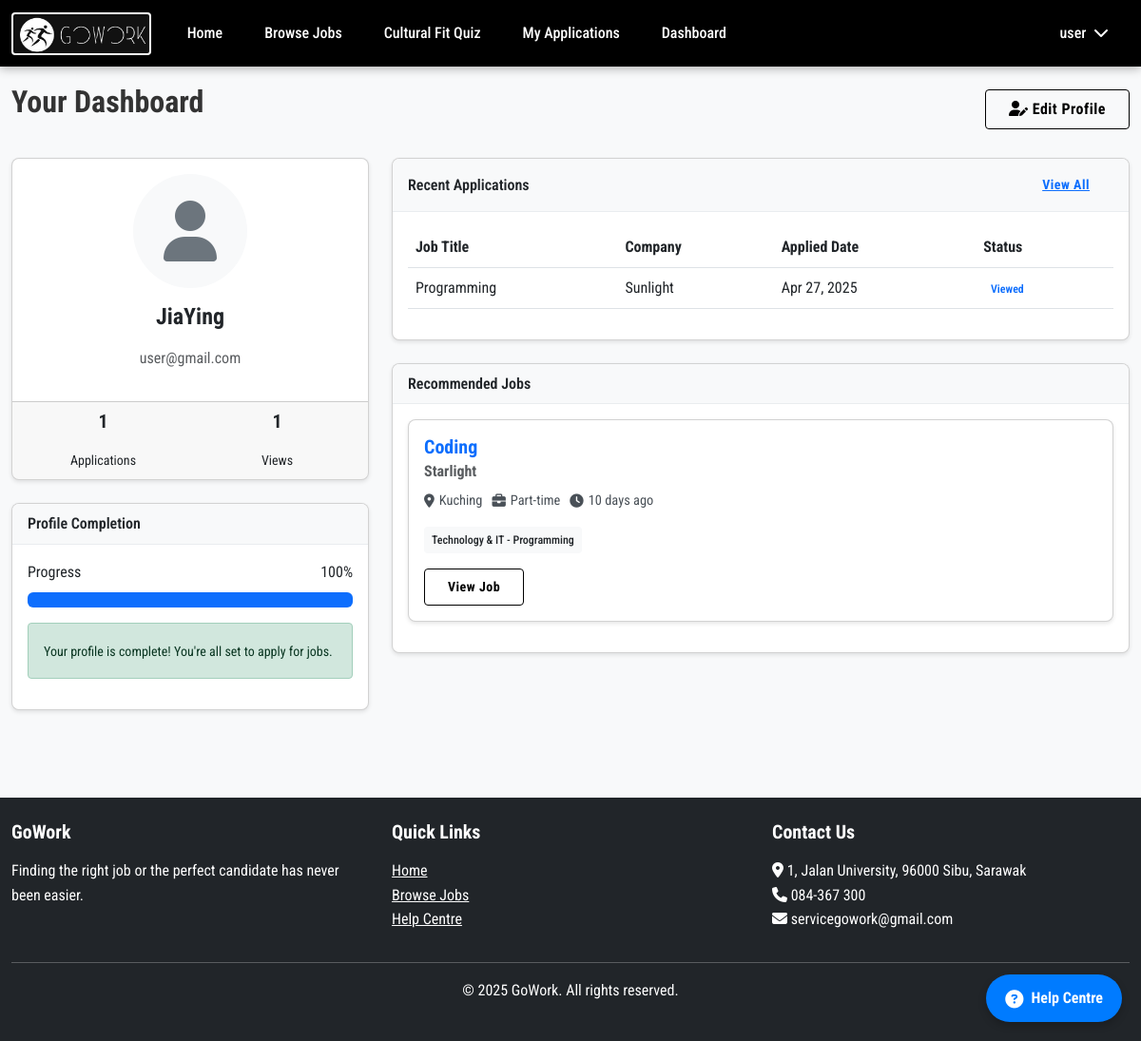
The app's page /pages/user/dashboard.php (signed in) with its own data.
### tables this page shows
CREATE TABLE `users` (
  `user_id` int(11) NOT NULL,
  `username` varchar(50) NOT NULL,
  `email` varchar(100) NOT NULL,
  `password` varchar(255) NOT NULL,
  `profile_picture` varchar(255) DEFAULT NULL,
  `user_type` int(11) NOT NULL,
  `created_at` timestamp NOT NULL DEFAULT current_timestamp(),
  `updated_at` timestamp NOT NULL DEFAULT current_timestamp() ON UPDATE current_timestamp()
);

CREATE TABLE `user_profiles` (
  `profile_id` int(11) NOT NULL,
  `user_id` int(11) NOT NULL,
  `full_name` varchar(100) DEFAULT NULL,
  `phone` varchar(20) DEFAULT NULL,
  `address` varchar(255) DEFAULT NULL,
  `city` varchar(50) DEFAULT NULL,
  `state` varchar(50) DEFAULT NULL,
  `country` varchar(50) DEFAULT NULL,
  `resume_path` varchar(255) DEFAULT NULL,
  `education` text DEFAULT NULL,
  `institution` varchar(255) DEFAULT NULL,
  `completion_status` varchar(50) DEFAULT NULL,
  `education_highlights` text DEFAULT NULL,
  `skills` text DEFAULT NULL,
  `last_updated` timestamp NOT NULL DEFAULT current_timestamp() ON UPDATE current_timestamp()
);

CREATE TABLE `applications` (
  `application_id` int(11) NOT NULL,
  `job_id` int(11) NOT NULL,
  `user_id` int(11) NOT NULL,
  `applied_date` timestamp NOT NULL DEFAULT current_timestamp(),
  `status` varchar(20) NOT NULL DEFAULT 'Pending',
  `resume_path` varchar(255) DEFAULT NULL,
  `is_hidden_from_user` tinyint(1) NOT NULL DEFAULT 0,
  `created_at` timestamp NOT NULL DEFAULT current_timestamp()
);

CREATE TABLE `jobs` (
  `job_id` int(11) NOT NULL,
  `company_id` int(11) NOT NULL,
  `job_title` varchar(100) NOT NULL,
  `description` text NOT NULL,
  `salary_min` decimal(10,2) DEFAULT NULL,
  `salary_max` decimal(10,2) DEFAULT NULL,
  `location` varchar(100) NOT NULL,
  `requirements` text DEFAULT NULL,
  `job_type` varchar(50) NOT NULL,
  `categories` text DEFAULT NULL,
  `posted_date` timestamp NOT NULL DEFAULT current_timestamp(),
  `is_active` tinyint(1) DEFAULT 1,
  `state` varchar(50) DEFAULT NULL,
  `region` varchar(100) DEFAULT NULL,
  `category` varchar(100) DEFAULT NULL,
  `skills` text DEFAULT NULL
);

CREATE TABLE `companies` (
  `company_id` int(11) NOT NULL,
  `user_id` int(11) NOT NULL,
  `company_name` varchar(100) NOT NULL,
  `description` text DEFAULT NULL,
  `company_culture` text DEFAULT NULL,
  `contact_number` varchar(20) DEFAULT NULL,
  `address` varchar(255) DEFAULT NULL,
  `city` varchar(50) DEFAULT NULL,
  `state` varchar(50) DEFAULT NULL,
  `country` varchar(50) DEFAULT NULL,
  `license_path` varchar(255) DEFAULT NULL,
  `license_status` enum('Pending','Approved','Not Approved') DEFAULT 'Pending',
  `created_at` timestamp NOT NULL DEFAULT current_timestamp(),
  `updated_at` timestamp NOT NULL DEFAULT current_timestamp() ON UPDATE current_timestamp()
);

### pages/user/dashboard.php (the view, shortened to what the rows shown need)
<?php
require_once '../../includes/database.php';
require_once '../../includes/functions.php';
$user = getCurrentUser();
$userProfile = getUserProfile($user['user_id']);
$applications = getApplicationsByUser($user['user_id']);
$appliedJobIds = [];
foreach ($applications as $application) {
    $appliedJobIds[] = $application['job_id'];
}
$inClause = empty($appliedJobIds) ? "" : "AND j.job_id NOT IN (" . implode(',', array_fill(0, count($appliedJobIds), '?')) . ")";
$params = empty($appliedJobIds) ? [] : $appliedJobIds;
$types = empty($appliedJobIds) ? '' : str_repeat('i', count($appliedJobIds));
$recommendedJobs = fetchAll(
    "SELECT j.*, c.company_name
    FROM jobs j
    JOIN companies c ON j.company_id = c.company_id
    WHERE j.is_active = 1
    $inClause
    ORDER BY j.posted_date DESC
    LIMIT 5",
    $types,
    $params
);
require_once '../../includes/header.php';
?>
<div class="container">
    <div class="row mb-4">
        <div class="col-12">
            <div class="d-flex justify-content-between align-items-center">
                <h2>Your Dashboard</h2>
            </div>
        </div>
    </div>
    <div class="row">
        <div class="col-md-4 mb-4">
            <div class="card">
                <div class="card-body text-center">
                    <?php if ($user['profile_picture']): ?>
                        <img src="<?php echo SITE_URL; ?>/uploads/profile_pictures/<?php echo $user['profile_picture']; ?>" alt="Profile" class="rounded-circle mb-3" width="120" height="120">
                    <?php else: ?>
                        <div class="rounded-circle bg-light d-inline-flex align-items-center justify-content-center mb-3" style="width: 120px; height: 120px">
                            <i class="fas fa-user fa-4x text-secondary"></i>
                        </div>
                    <?php endif; ?>
                    <h4><?php echo $userProfile && $userProfile['full_name'] ? htmlspecialchars($userProfile['full_name']) : htmlspecialchars($user['username']); ?></h4>
                    <p class="text-muted"><?php echo htmlspecialchars($user['email']); ?></p>
                </div>
            </div>
        </div>
        <div class="col-md-8">
            <div class="card mb-4">
                <div class="card-body">
                    <?php if (!empty($applications)): ?>
                        <div class="table-responsive">
                            <table class="table table-hover">
                                <thead>
                                    <tr>
                                        <th>Job Title</th>
                                        <th>Company</th>
                                        <th>Applied Date</th>
                                        <th>Status</th>
                                    </tr>
                                </thead>
                                <tbody>
                                    <?php
                                    $recentApplications = array_slice($applications, 0, 5);
                                    foreach ($recentApplications as $application):
                                    ?>
                                        <tr>
                                            <td><?php echo htmlspecialchars($application['job_title']); ?></td>
                                            <td><?php echo htmlspecialchars($application['company_name']); ?></td>
                                            <td><?php echo date('M d, Y', strtotime($application['applied_date'])); ?></td>
                                            <td>
                                                <span class="badge application-status status-<?php echo strtolower($application['status']); ?>">
                                                    <?php echo $application['status']; ?>
                                                </span>
                                            </td>
                                        </tr>
                                    <?php endforeach; ?>
                                </tbody>
                            </table>
                        </div>
                    <?php endif; ?>
                </div>
            </div>
            <div class="card">
                <div class="card-body">
                    <?php if (!empty($recommendedJobs)): ?>
                        <?php foreach ($recommendedJobs as $job): ?>
                            <div class="card mb-3">
                                <div class="card-body">
                                    <h5 class="card-title">
                                        <a href="<?php echo SITE_URL; ?>/pages/jobs.php?id=<?php echo $job['job_id']; ?>" class="text-decoration-none">
                                            <?php echo htmlspecialchars($job['job_title']); ?>
                                        </a>
                                    </h5>
                                    <h6 class="card-subtitle mb-2 text-muted"><?php echo htmlspecialchars($job['company_name']); ?></h6>
                                    <div class="job-details mb-3">
                                        <div class="job-detail">
                                            <i class="fas fa-map-marker-alt"></i>
                                            <span><?php echo htmlspecialchars($job['location']); ?></span>
                                        </div>
                                        <div class="job-detail">
                                            <i class="fas fa-briefcase"></i>
                                            <span><?php echo htmlspecialchars($job['job_type']); ?></span>
                                        </div>
                                        <div class="job-detail">
                                            <i class="fas fa-clock"></i>
                                            <span><?php echo timeElapsed($job['posted_date']); ?></span>
                                        </div>
                                    </div>
                                    <?php if (!empty($job['categories'])): ?>
                                    <div class="mb-3">
                                        <div class="d-flex flex-wrap gap-2">
                                            <?php foreach(explode(', ', html_entity_decode($job['categories'])) as $category): ?>
                                                <span class="badge bg-light text-dark p-2"><?php echo $category; ?></span>
                                            <?php endforeach; ?>
                                        </div>
                                    </div>
                                    <?php endif; ?>
                                    <a href="<?php echo SITE_URL; ?>/pages/jobs.php?id=<?php echo $job['job_id']; ?>" class="btn btn-sm btn-outline-primary">View Job</a>
                                </div>
                            </div>
                        <?php endforeach; ?>
                    <?php else: ?>
                        <div class="alert alert-info">
                            <i class="fas fa-info-circle"></i> No recommended jobs at the moment. Please check back later.
                        </div>
                    <?php endif; ?>
                </div>
            </div>
        </div>
    </div>
</div>
<?php
require_once '../../includes/footer.php';
?>

### includes/header.php (shortened to what the rows shown need)
<?php
$root_path = $_SERVER['DOCUMENT_ROOT'] . '/';
require_once $root_path . 'includes/functions.php';
?>
<!DOCTYPE html>
<html lang="en">
<head>
    <link href="https://cdn.jsdelivr.net/npm/bootstrap@5.3.0/dist/css/bootstrap.min.css" rel="stylesheet">
    <link rel="stylesheet" href="https://cdnjs.cloudflare.com/ajax/libs/font-awesome/6.4.0/css/all.min.css">
    <link rel="stylesheet" href="<?php echo SITE_URL; ?>/assets/css/main.css">
    <link rel="stylesheet" href="<?php echo SITE_URL; ?>/assets/css/dropdown-fix.css">
</head>
<body>
    <nav class="navbar navbar-expand-lg navbar-dark fixed-top">
        <div class="container position-relative">
            <div class="collapse navbar-collapse" id="navbarNav">
                <ul class="navbar-nav">
                    <?php if (isLoggedIn()): ?>
                        <li class="nav-item dropdown d-none d-lg-block">
                            <a class="nav-link dropdown-toggle" href="#" id="navbarDropdown" role="button" data-bs-toggle="dropdown" aria-expanded="false">
                                <?php
                                $user = getCurrentUser();
                                echo htmlspecialchars($user['username']);
                                ?> <i class="fas fa-chevron-down ms-1"></i>
                            </a>
                        </li>
                    <?php endif; ?>
                </ul>
            </div>
        </div>
    </nav>
</body>
</html>

### records on screen
users: username "user", email "user@gmail.com"
user_profiles: full_name "JiaYing"
applications: job.job_title "Programming", companies.company_name "Sunlight", applied_date "Apr 27, 2025", status "Viewed"
jobs: job_title "Coding", company.company_name "Starlight", location "Kuching", job_type "Part-time", posted_date "10 days ago", categories "Technology & IT - Programming"

### other values on screen
count($applications) "1"
$count "1"
$completionPercentage "100"
SITE_NAME "GoWork"
